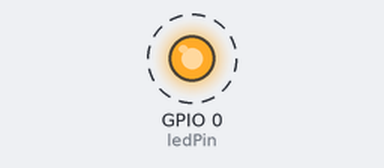
Bench run of a sketch on a simulated ESP8266 (NodeMCU). Shown: output pins drawn as LEDs (lit = HIGH). Dashed ring = blinking. WiFi joins after 1.5 s; servers stay silent unless stated; what the sketch prints to the serial monitor is not drawn. At 102.6 s the program restarts the board; the recording ends there.

Above: at 1.8 s.
Timing chart, 0 to 4.6 s (numbered marks = the images above):
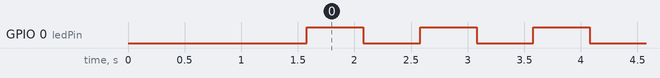

The sketch:

HelloServer-ogja1.ino
```cpp
#include             <ESP8266WiFi.h>

const int             ledPin                 = 0;

// ---------------------------------------------------------------------------
void setup() {

  char                pass[]                = "1234";
  char                ssid[]                = "AP101";
  int                 status;

  Serial.begin(9600);
  pinMode(ledPin, OUTPUT);

  Serial.print("Tryingonnect to ");
  Serial.println(ssid);

  // attempt to connect to Wifi network:
  status = WiFi.begin(ssid, pass);

  status = WiFi.waitForConnectResult();
  if (status != WL_CONNECTED) {
    Serial.println("Connection Failed");
    while (true) {
      delay(500);
      Serial.println(".");
    }
  }

  Serial.println("Connected.");
  Serial.print("MAC: ");
  Serial.println(WiFi.macAddress());
  Serial.print("IP:  ");
  Serial.println(WiFi.localIP());
  Serial.print("Subnet");
  Serial.println(WiFi.subnetMask());
  Serial.print("Gateway");
  Serial.println(WiFi.gatewayIP());
  Serial.print("DNS: ");
  Serial.println(WiFi.dnsIP());
  Serial.print("Channel");
  Serial.println(WiFi.channel());
  Serial.print("Status");
  Serial.println(WiFi.status());

} // setup

// ---------------------------------------------------------------------------
void loop() {

  int                    k;

  for (k = 0; k <= 100; k = k + 1) {

    Serial.println("on");
    digitalWrite(ledPin, HIGH);
    delay(500);

    Serial.println("off");
    digitalWrite(ledPin, LOW);
    delay(500);
  }

  WiFi.disconnect(true);

  while (true) {}

}
```

Measured:
- by itself, GPIO 0 (ledPin): alternates HIGH for 0.50 s and LOW for 0.50 s
